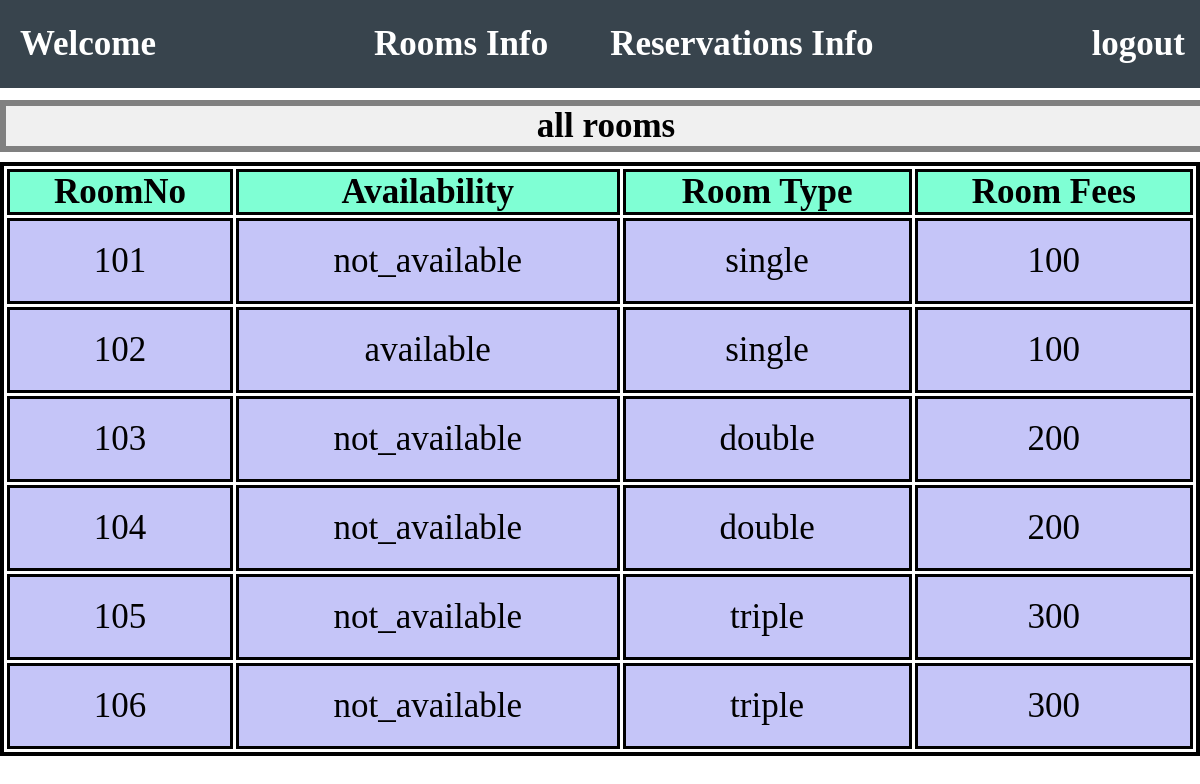
The app's page /Receptionist/show_all_rooms.php with its own data.
### tables this page shows
CREATE TABLE `tbl_room` (
  `RoomId` int(11) NOT NULL,
  `RoomNo` int(11) NOT NULL,
  `Avalibilty` enum('available','not_available') NOT NULL,
  `RoomTypeId` int(11) NOT NULL
);

CREATE TABLE `tbl_room_details` (
  `RoomTypeId` int(11) NOT NULL,
  `RoomType` varchar(11) NOT NULL,
  `RoomFees` int(11) NOT NULL
);

### Receptionist/show_all_rooms.php (the view, shortened to what this page needs)
<html>
<head>
    <link rel="stylesheet" href="styles/header-style.css">
    <link rel="stylesheet" href="styles/available_rooms-style.css">
</head>
<body>
    <div class = "av_ro">
        <h1 style = "border: 6px solid gray; background-color: #f0f0f0; width: 100%; text-align: center;">
            all rooms
        </h1>
    <?php
            include("../includes/connection.php");
            $sql = "select RoomNo, Avalibilty , RoomTypeId FROM tbl_room";
            $result = $con->query($sql);
            if($result)
            {
                echo "<table> <tr> <th>RoomNo</th> <th>Availability</th> <th>Room Type</th> <th>Room Fees</th> </tr>";
                while($data1 = $result->fetch_array())
                {
                    $sql2 = "select RoomType, RoomFees FROM tbl_room_details WHERE RoomTypeId = " . $data1['RoomTypeId'];
                    $result2 = $con->query($sql2);
                    $data2 = $result2->fetch_array();
                    echo "<tr>
                          <td>" . $data1['RoomNo'] ."</td>
                          <td>" . $data1['Avalibilty'] ."</td>
                          <td>" . $data2['RoomType'] ."</td>
                          <td>" . $data2['RoomFees'] ."</td>
                          </tr>";
                }
                echo "</table>";
            }
            else
            {
                echo "<h1 style = \"text-align: center; padding-top: 100px;\">No Data Available</h1>";
            }
    ?>
</div>
</body>
</html>

### Receptionist/styles/header-style.css (style rules this page uses)
* { padding: 0; margin: 0; font-size: 35px; }
header { font-size: 25px; font-weight: bold; background-color: #38444d; color: white; width: 100%; position: fixed; display: flex; justify-content: space-between; align-items: center; padding: 10px; z-index: 999; }
header p { padding-left: 10px; }
nav a { text-decoration: none; color: white; padding-right: 25px; }
nav li { padding-left: 15px; padding-right: 15px; }
li { float: left; }
li a, .dropbtn { display: inline-block; color: white; text-align: center; padding: 14px 16px; text-decoration: none; }
li.dropdown { display: inline-block; }

### Receptionist/styles/available_rooms-style.css (style rules this page uses)
div.av_ro { padding-top: 100px; width: 100%; }
table { width: 100%; border: 4px solid; border-spacing: 3px; margin-top: 10px; }
table td { padding: 20px; background-color: #c5c5f8; text-align: center; border: 3px solid; border-spacing: 3px; }
table th { border: 3px solid; border-spacing: 3px; background-color: aquamarine; }

### records on screen
tbl_room: RoomNo "101", Avalibilty "not_available", RoomTypeId.RoomType "single", RoomTypeId.RoomFees "100"
tbl_room: RoomNo "102", Avalibilty "available", RoomTypeId.RoomType "single", RoomTypeId.RoomFees "100"
tbl_room: RoomNo "103", Avalibilty "not_available", RoomTypeId.RoomType "double", RoomTypeId.RoomFees "200"
tbl_room: RoomNo "104", Avalibilty "not_available", RoomTypeId.RoomType "double", RoomTypeId.RoomFees "200"
tbl_room: RoomNo "105", Avalibilty "not_available", RoomTypeId.RoomType "triple", RoomTypeId.RoomFees "300"
tbl_room: RoomNo "106", Avalibilty "not_available", RoomTypeId.RoomType "triple", RoomTypeId.RoomFees "300"
